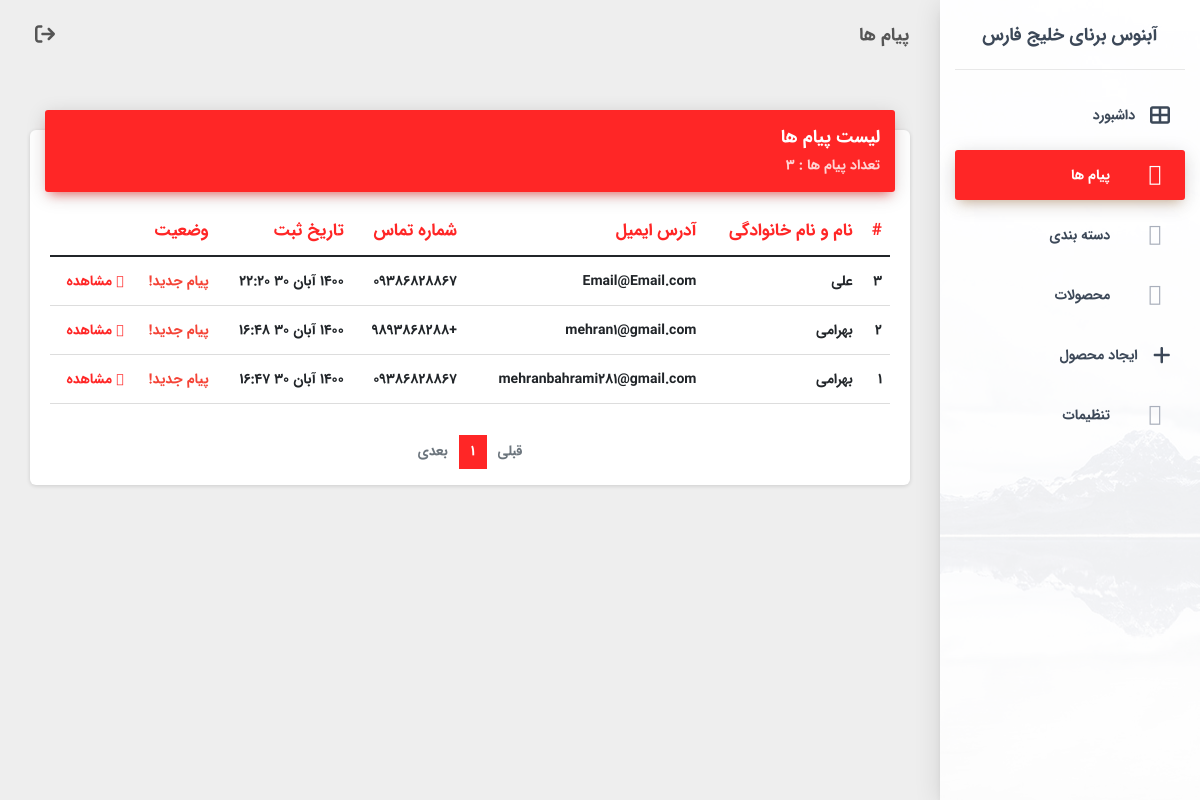
/fa/staff/messages/, run on an earlier commit of the app's database.
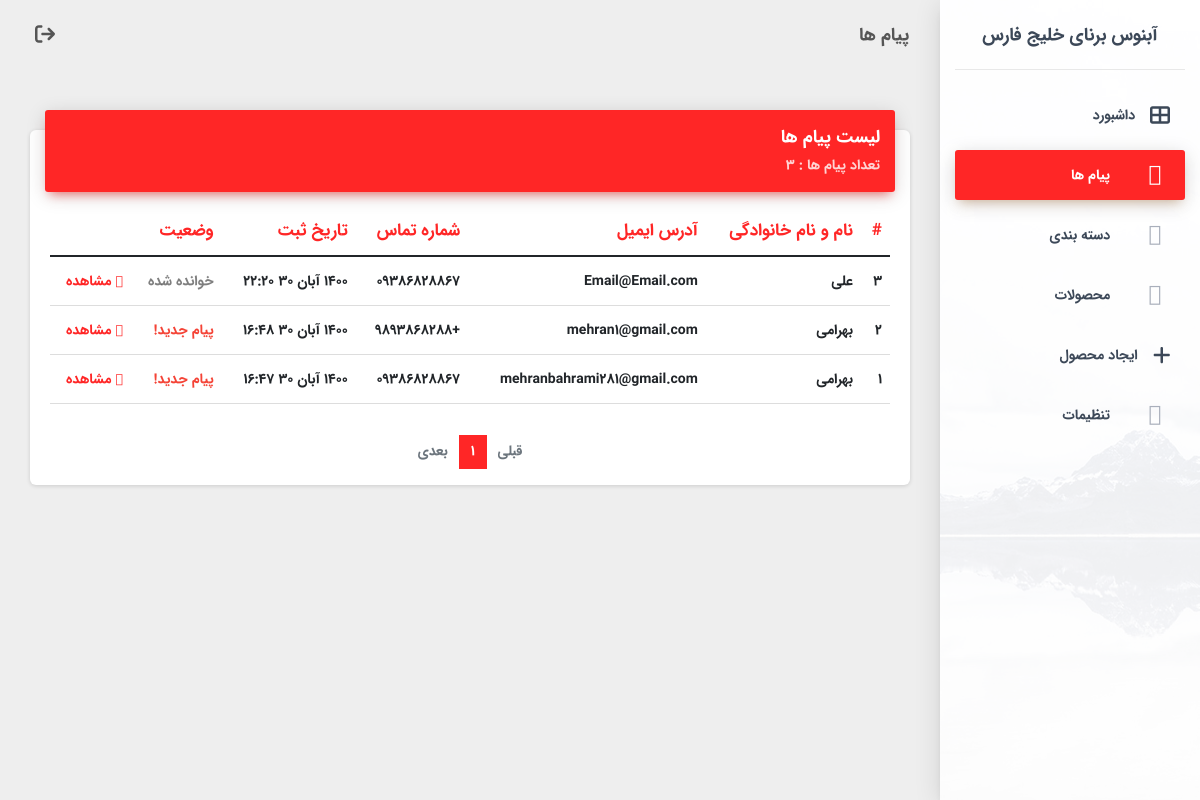
And on a later commit of the database.
### main/models.py (models this page shows, shortened)
class Message(models.Model):
    name = models.CharField(max_length=120)
    email = models.EmailField()
    phone_number = models.CharField(max_length=11)
    text = models.TextField()
    created_on = models.DateField(blank=True, null=True ,auto_now_add=True)
    created_on_time = models.TimeField(blank=True, null=True ,auto_now_add=True)
    is_read = models.BooleanField(default=False)
    def jcreated_on(self):
        return jalali_converter(self.created_on)

### staff/views.py (the view)
# urls.py: path('messages/', views.staff_messages, name="staff_messages"),
def staff_messages(request):
    messages = Message.objects.order_by('-created_on', '-created_on_time')
    count = Message.objects.all().count()
    page = request.GET.get('page', 1)
    paginator = Paginator(messages, 12)
    try:
        messages = paginator.page(page)
    except PageNotAnInteger:
        messages = paginator.page(1)
    except EmptyPage:
        messages = paginator.page(paginator.num_pages)
    ctx = {'messages':messages, 'count':count}
    return render(request, 'staff/messages.html',ctx)

### extensions/jalali.py (called while the page is built)
    def persian_tuple(self):
        return self.persian_year, self.persian_month, self.persian_day

### extensions/utils.py (called while the page is built)
def jalali_converter(time):
	time_to_str = "{},{},{}".format(time.year, time.month, time.day)
	time_to_tuple = jalali.Gregorian(time_to_str).persian_tuple()
	j_months = ["فروردین",
		"اردیبهشت",
		"خرداد",
		"تیر",
		"مرداد",
		"شهریور",
		"مهر",
		"آبان",
		"آذر",
		"دی",
		"بهمن",
		"اسفند",]
	return "{} {} {}".format(time_to_tuple[0], j_months[time_to_tuple[1]-1], time_to_tuple[2]), time_to_tuple, f"{time_to_tuple[2]}/{time_to_tuple[1]}"

### main/context_processors.py (called while the page is built)
def setting(requet, **kwargs):
    setting = Setting.objects.first()
    ctx = {'setting':setting}
    return ctx

### main/templates/staff/messages.html (shortened to what the changed rows need)
{% extends 'staff/base.html' %}
{% block content %}
<div class="content">
  <div class="container-fluid">
    <div class="row">
      <div class="col-md-12">
        <div class="card">
          <div class="card-body">
            <div class="table-responsive">
              <table class="table">
                <thead class=" text-primary">
                  <tr>
                    <th>
                      #
                    </th>
                    <th>
                      نام و نام خانوادگی
                    </th>
                    <th>
                      آدرس ایمیل
                    </th>
                    <th>
                      شماره تماس
                    </th>
                    <th>
                      تاریخ ثبت
                    </th>
                    <th>
                      وضعیت
                    </th>
                  </tr>
                </thead>
                <tbody>
                  {% for message in messages %}
                  <tr>
                    <td>
                      {{message.id}}
                    </td>
                    <td>
                      {{message.name}}
                    </td>
                    <td>
                      {{message.email}}
                    </td>
                    <td>
                      {{message.phone_number}}
                    </td>
                    <td>
                      {{message.jcreated_on.0}}
                      {{message.created_on_time|date:"G:i"}}
                    </td>
                    <td>
                      {% if message.is_read == False %}
                      <span class="text-danger">پیام جدید!</span>
                      {% else %}
                      <div class="text-black-50">خوانده شده</div>
                      {% endif %}
                    </td>
                    <td class="text-primary">
                      <a href="/staff/message/{{message.id}}/"><i class="fad fa-eye"></i> مشاهده</a>
                    </td>
                  </tr>
                  {% endfor %}
                </tbody>
              </table>
            </div>
          </div>
        </div>
      </div>
    </div>
  </div>
</div>
{% endblock content %}

What changed in the data, as far as the page shows it:
changed Message "علی": is_read "پیام جدید!" → "خوانده شده"
